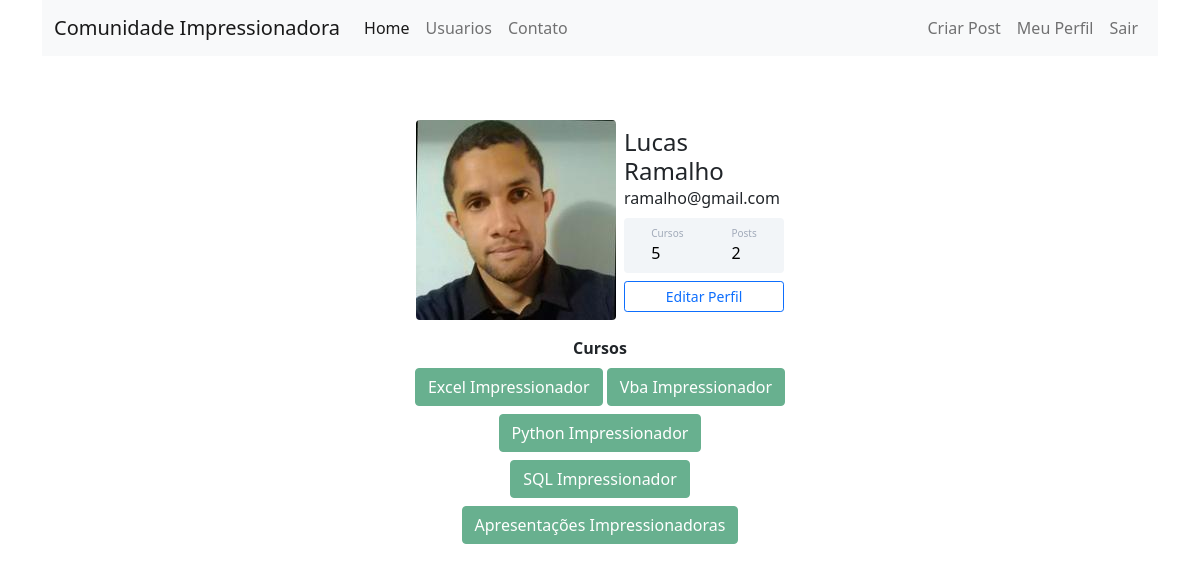
The page /perfil (signed in) on the database its author committed.
### projetocomunidade/models.py (models this page shows)
class Usuario(database.Model, UserMixin):
    id = database.Column(database.Integer, primary_key=True)
    username = database.Column(database.String, nullable=False)
    email = database.Column(database.String, nullable=False, unique=True)
    senha = database.Column(database.String, nullable=False)
    foto_perfil = database.Column(database.String, default='default.jpg')
    posts = database.relationship('Post', backref='autor', lazy=True)
    cursos = database.Column(database.String, nullable=False, default='Não Informado')
    def contar_posts(self):
        return len(self.posts)

### projetocomunidade/routes.py (the view)
@app.route('/perfil')
@login_required
def perfil():
    foto_perfil = url_for('static', filename='fotos_perfil/{}'.format(current_user.foto_perfil))
    return render_template('perfil.html', foto_perfil=foto_perfil)

### projetocomunidade/models.py (called while the page is built)
@login_manager.user_loader
def load_usuario(id_usuario):
    return Usuario.query.get(int(id_usuario))

### projetocomunidade/templates/perfil.html (shortened to what this page needs)
{% extends 'base.html' %}
{% block body %}
    <div class="container mt-5 d-flex justify-content-center">
    <div class="card p-3">
        <div class="d-flex align-items-center">
            <div class="image me-2"> <img src="{{foto_perfil}}" class="rounded" width="200"> </div>
            <div class="ml-3 w-100">
                <h4 class="mb-0 mt-0">{{current_user.username}}</h4> <span>{{current_user.email}}</span>
                <div class="p-2 mt-2 bg-primary gap-5 d-flex justify-content-center rounded text-white stats">
                    {% if 'Não Informado' in current_user.cursos %}
                        <div class="d-flex flex-column"> <span class="articles">Cursos</span> <span class="number1">0</span> </div>
                    {% else %}
                        <div class="d-flex flex-column"> <span class="articles">Cursos</span> <span class="number1">{{ current_user.cursos.count(';') + 1 }}</span> </div>
                    {% endif %}
                    <div class="d-flex flex-column"> <span class="rating">Posts</span> <span class="number3">{{ current_user.contar_posts() }}</span> </div>
                </div>
                <div class="button mt-2 d-flex flex-row align-items-center"> <a href="{{url_for('editar_perfil')}}" class="w-100"><button class="btn btn-sm btn-outline-primary w-100">Editar Perfil</button></a></div>
            </div>
        </div>
    </div>
    </div>
    <div class="row justify-content-center">
        <div class="col-4" style="text-align: center">
            <strong>Cursos</strong><br>
            {% for curso in current_user.cursos.split(';') %}
                <button type="button" class="btn btn-success mt-2" disabled>{{ curso }}</button>
            {% endfor %}
        </div>
    </div>
{% endblock %}

### projetocomunidade/static/main.css (style rules this page uses)
.card { width: 400px; border: none; border-radius: 10px; background-color: #fff }
.stats { background: #f2f5f8 !important; color: #000 !important }
.articles { font-size: 10px; color: #a1aab9 }
.number1 { font-weight: 500 }
.rating { font-size: 10px; color: #a1aab9 }
.number3 { font-weight: 500 }

### rows shown on the page
Usuario: username "Lucas Ramalho", email "ramalho@gmail.com", cursos "5"

### other values the page prints
{{ current_user.contar_posts() }} "2"
{{ curso }} "Excel Impressionador" "Vba Impressionador" "Python Impressionador" "SQL Impressionador" "Apresentações Impressionadoras"
